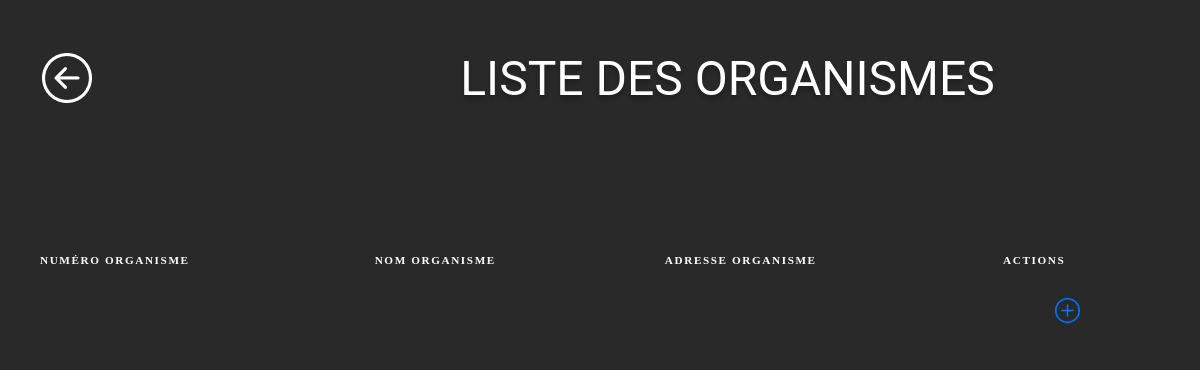
The page /site/index.php?controleur=liste on the database as committed earlier.
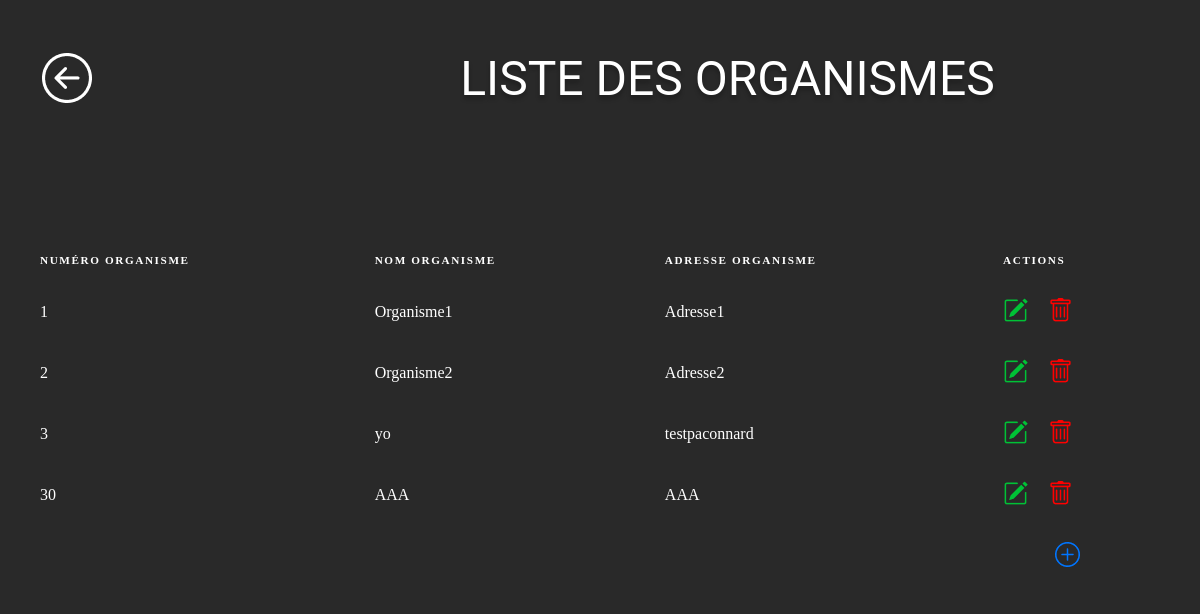
The same page on the database as committed later.
### tables this page shows
CREATE TABLE IF NOT EXISTS `organisme_payeur` (
  `NUM_ORGANISME` int NOT NULL AUTO_INCREMENT,
  `NOM_ORGANISME` char(32) DEFAULT NULL,
  `ADRESSE_ORGANISME` char(50) DEFAULT NULL,
  PRIMARY KEY (`NUM_ORGANISME`)
);

### site/index.php (called while the page is built, shortened)
<?php
$c=new $class();
$c->post = $_POST;
if (isset($_REQUEST["todo"])){
    $todo = $_REQUEST["todo"];
}
else{
    $todo = "initialiser";
}
$callback="todo_".$todo;
$call=call_user_func_array(array($c,$callback), array());
include ("./vue/vue." . $c->vue . ".php");
?>

### site/modele/modele.liste.php (called while the page is built, shortened)
<?php
Class Modele_liste
{
    private $conn;
    public function __construct()
    {
        $login = "root";
        $mdp = "";
        $bd = "bdanabase";
        $serveur = "localhost";
        try {
            $this->conn = new PDO("mysql:host=$serveur;dbname=$bd", $login, $mdp,
                array(PDO::MYSQL_ATTR_INIT_COMMAND => 'SET NAMES \'UTF8\''));
            $this->conn->setAttribute(PDO::ATTR_ERRMODE, PDO::ERRMODE_EXCEPTION);
        } catch (PDOException $e) {
            print "Erreur de connexion PDO ";
            die();
        }
    }
    public function getOrganismePayeur()
    {
        $req = $this->conn->prepare("select * from organisme_payeur ORDER BY NUM_ORGANISME");
        $req->execute();
        return $req->fetchAll(PDO::FETCH_OBJ);
    }
}
?>

### site/controleur/controleur.liste.php (called while the page is built, shortened)
<?php
include ("./modele/modele.liste.php");
Class Controleur_liste{
    public $data;
    public $modele;
    public function __construct(){
        $this->modele = new Modele_liste();
    }
    public function todo_initialiser(){
        $this->data["liste"] = $this->modele->getOrganismePayeur();
    }
}
?>

### site/vue/vue.liste.php (the view, shortened to what this page needs)
<?php
include "./vue/entete.html.php";
?>
<a href="?controleur=menu">
<img class="imgRetour" src="./images/Retour.png" />
</a>
<h2 class="listeoganisme">LISTE DES ORGANISMES </h2>
<form name="formOrganisme" method="post" class="">
<table>
    <thead>
    <tr>
        <th>Numéro Organisme</th>
        <th>Nom Organisme</th>
        <th>Adresse Organisme</th>
        <th>Actions</th>
    </tr>
    </thead>
    <?php foreach ($c->data["liste"] as $listes) { ?>
    <tr>
        <td><?php echo $listes->NUM_ORGANISME; ?></td>
        <td><?php echo $listes->NOM_ORGANISME; ?></td>
        <td><?php echo $listes->ADRESSE_ORGANISME; ?></td>
        <td><img  onclick="setModif('<?= $listes->NOM_ORGANISME ?>','<?= $listes->ADRESSE_ORGANISME ?>',<?php echo $listes->NUM_ORGANISME ?>),showModif()" class="modif" src="./images/modif.png" />&nbsp;&nbsp;&nbsp;&nbsp;
            <img class="del" onclick="setIdSuppr(<?php echo $listes->NUM_ORGANISME ?>), showDel()" src="./images/del.png" /></td>
    </tr>
    <?php } ?>
    <tr>
        <td></td>
        <td></td>
        <td></td>
        <td>&nbsp;&nbsp;&nbsp;&nbsp;&nbsp;&nbsp;&nbsp;&nbsp;&nbsp;&nbsp;&nbsp;&nbsp;&nbsp;<img onclick="showAdd()" class="add" src="./images/add.png" /></td>
    </tr>
</table>
</form>

### site/vue/entete.html.php (shortened to what this page needs)
<!DOCTYPE>
<html>
    <head>
    </head>
    <body>

### site/css/hello.css (style rules this page uses)
* { position: relative; }
body { background: #292929; }
.imgRetour { width: 50px; height: 50px; left: 34px; top: 45px; }
.listeoganisme { width: 605px; height: 100px; left: 417px; top: -47px; font-family: Roboto; font-style: normal; font-weight: normal; font-size: 48px; line-height: 56px; text-align: center; color: white; text-shadow: 0 4px 4px rgba(0, 0, 0, 0.25); }
table { background-color: #292929; border-collapse: collapse; text-align: left; overflow: hidden; width: 100%; }
thead { background-color: #292929; box-shadow: 0 5px 10px #e1e5ee; }
th { background-color: #292929; padding: 1rem 2rem; text-transform: uppercase; letter-spacing: 0.1rem; font-size: 0.7rem; font-weight: 900; color : white; }
td { background-color: #292929; padding: 1rem 2rem; color : white; }
a { text-decoration: none; color:#2962ff; }
tr:nth-child(even) { background-color: #f4f6fb; }
.modif { max-width: 100%; height: auto; }
.del { max-width: 100%; height: auto; }

Rows that differ between the two databases and show on the page:
added organisme_payeur: NUM_ORGANISME "1", NOM_ORGANISME "Organisme1", ADRESSE_ORGANISME "Adresse1"
added organisme_payeur: NUM_ORGANISME "2", NOM_ORGANISME "Organisme2", ADRESSE_ORGANISME "Adresse2"
added organisme_payeur: NUM_ORGANISME "3", NOM_ORGANISME "yo", ADRESSE_ORGANISME "testpaconnard"
added organisme_payeur: NUM_ORGANISME "30", NOM_ORGANISME "AAA", ADRESSE_ORGANISME "AAA"
